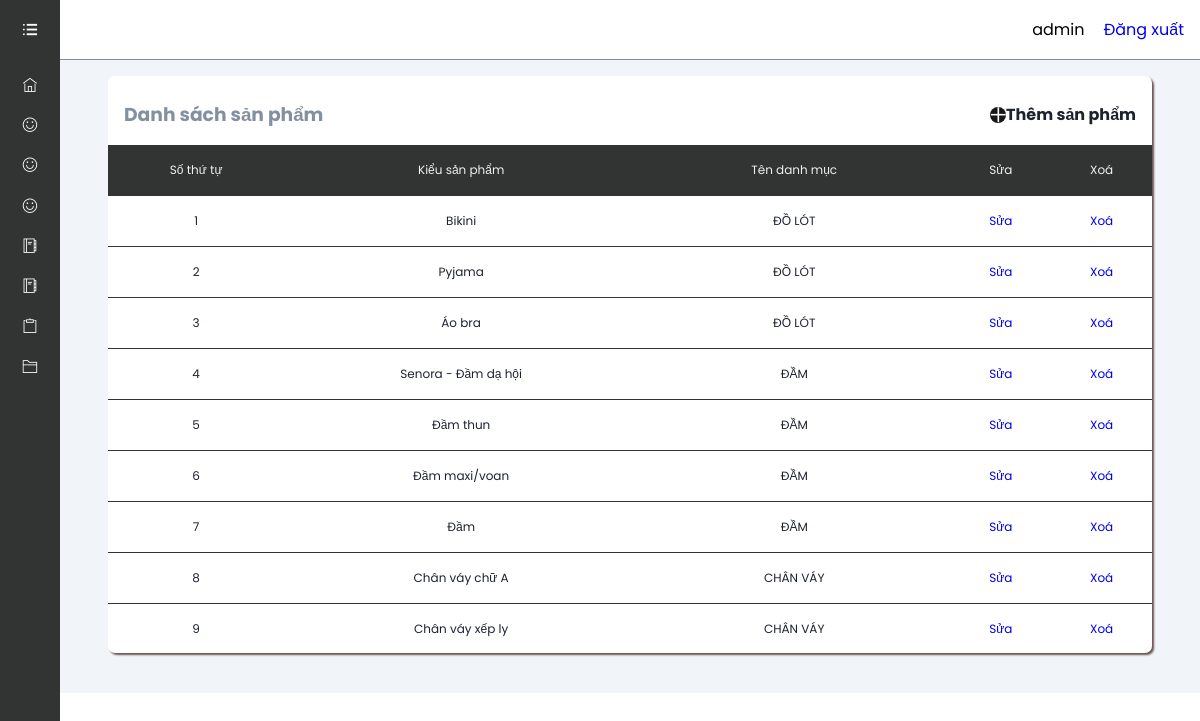
Page /admin/listTypeProduct.php (signed in) on the committed database.
### tables this page shows
CREATE TABLE `tbl_type_product` (
  `typeProductID` int(100) NOT NULL,
  `typeProductName` varchar(255) NOT NULL,
  `catID` int(11) NOT NULL
);

CREATE TABLE `category` (
  `catId` int(11) NOT NULL,
  `catName` varchar(255) NOT NULL
);

### lib/database.php (called while the page is built, shortened)
<?php
    Class Database{
        public $host   = DB_HOST;
        public $user   = DB_USER;
        public $pass   = DB_PASS;
        public $dbname = DB_NAME;
        public $link;
        private function connectDB(){
        $this->link = new mysqli($this->host, $this->user, $this->pass,
            $this->dbname);
        }
        public function select($query){
            $result = $this->link->query($query);
            if($result->num_rows > 0){
                return $result;
            } else {
                return false;
            }
        }
}

### classses/typeProduct.php (called while the page is built, shortened)
<?php
    $filepath = realpath(dirname(__FILE__));
    include_once($filepath.'/../lib/database.php');
?>
<?php
    class typeProduct
    {
        private $db;
        public function __construct()
        {
            $this->db = new Database();
        }
        public function show_type_product()
        {
            $query = "SELECT t_pd.* , cat.catName
                FROM tbl_type_product AS t_pd INNER JOIN category AS cat ON t_pd.catID =cat.catId
                order by t_pd.typeProductID  desc";
            $result = $this->db->select($query);
            return $result;
        }
    }
?>

### admin/listTypeProduct.php (the view, shortened to what this page needs)
<!DOCTYPE html>
<html lang="en">
<head>
    <link rel="stylesheet" href="assets/font/themify-icons/themify-icons.css">
    <link rel="stylesheet" href="assets/css/sp.css">
</head>
<?php include '../classses/typeProduct.php'?>
<?php
    $tpd = new typeProduct();
?>
<body>
    <?php include './inc/sidebar.php' ?>
    <div class="main-content">
        <?php include './inc/header.php' ?>
        <main>
            <section class="recent">
            <div class="activity-grid">
                <div class="activity-card">
                    <div class="activity-header">
                        <h3>Danh sách sản phẩm</h3>
                        <div class="activity-more">
                            <span class="ti-plus"></span>
                            <a href="typeProductadd.php"> <h4>Thêm sản phẩm</h4></a>
                        </div>
                    </div>
                    <div class="table-responsive">
                        <table>
                            <thead>
                                <tr>
                                    <th>Số thứ tự</th>
                                    <th>Kiểu sản phẩm</th>
                                    <th>Tên danh mục</th>
                                    <th>Sửa</th>
                                    <th>Xoá</th>
                                </tr>
                            </thead>
                            <tbody>
                            <?php
                                $show_type_product = $tpd->show_type_product();
                                if ($show_type_product) {
                                    $i = 0 ;
                                    while($result = $show_type_product->fetch_assoc()) {
                                    $i++;
                                ?>
                                <tr>
                                    <td><?php echo $i ?></td>
                                    <td><?php echo $result['typeProductName'] ?></td>
                                    <td><?php echo $result['catName'] ?></td>
                                    <td>
                                        <a href="typeProductEdit.php?typeProductId=<?php echo $result['typeProductID'] ?>" class="img-link">Sửa</a>
                                    </td>
                                    <td>
                                    <a onclick="return confirm('Bạn có chắc chắn muốn xóa')" href="?delid=<?php echo $result['typeProductID'] ?>" class="img-link"class ="cat__link">Xoá</a>
                                    </td>
                                </tr>
                                <?php
							         }
						        }
				                 ?>
                            </tbody>
                        </table>
                    </div>
                </div>
            </div>
            </section>
        </main>
    </div>
</body>
</html>

### admin/assets/css/sp.css (style rules this page uses)
:root { --main-color: #323434; --color-dark: #1D2231; --text-grey: #8390a2; }
* { font-family: 'Poppins' , sans-serif; margin: 0; padding: 0; text-decoration: none; list-style-type: none; box-sizing: border-box; }
.main-content { position: relative; margin-left: 240px; transition: margin-left 500ms; }
main { margin-top: 60px; background: #f1f5f9; min-height: 90vs; padding: 1rem 3rem; }
.table-responsive { overflow: scroll; height: 500px; }
.activity-more { display: flex; align-items: center; padding: 1rem; }
.activity-more span { background-color: rgb(24, 22, 22); color: #fff; border-radius: 50%; font-weight: 700; }
.activity-more h4 { color: #1D2231; }
.activity-header { display: flex; justify-content: space-between; }
.activity-grid { display: grid; grid-template-columns: 100%; grid-column-gap: 1.5rem; }
.activity-card { margin-bottom: 1.5rem; padding-top: 0.5rem; padding-bottom: 0.5rem; box-shadow: 2px 2px 2px #6e5353; }
.activity-card { background: #fff; border-radius: 7px; }
.activity-card h3 { color: var(--text-grey); padding: 1rem; }
.activity-card table { width: 100%; border-collapse: collapse; }
.activity-card thead { background: var(--main-color); text-align: left; }
tr { border-bottom: 1px solid var(--main-color); text-align: center; }
th { font-size: 12px; padding: 1rem 0.5rem; color: #efefef; font-weight: 400; }
td { font-size: 12px; padding: 1rem 0.5rem; color: var(--color-dark); }
@media only screen and (max-width:1200px) { .main-content { margin-left: 60px; } }

### rows in the picture
tbl_type_product: typeProductName "Bikini", catID.catName "ĐỒ LÓT"
tbl_type_product: typeProductName "Pyjama", catID.catName "ĐỒ LÓT"
tbl_type_product: typeProductName "Áo bra", catID.catName "ĐỒ LÓT"
tbl_type_product: typeProductName "Senora - Đầm dạ hội", catID.catName "ĐẦM"
tbl_type_product: typeProductName "Đầm thun", catID.catName "ĐẦM"
tbl_type_product: typeProductName "Đầm maxi/voan", catID.catName "ĐẦM"
tbl_type_product: typeProductName "Đầm", catID.catName "ĐẦM"
tbl_type_product: typeProductName "Chân váy chữ A", catID.catName "CHÂN VÁY"
tbl_type_product: typeProductName "Chân váy xếp ly", catID.catName "CHÂN VÁY"

### other values in the picture
Session::get('adminName') "admin"
